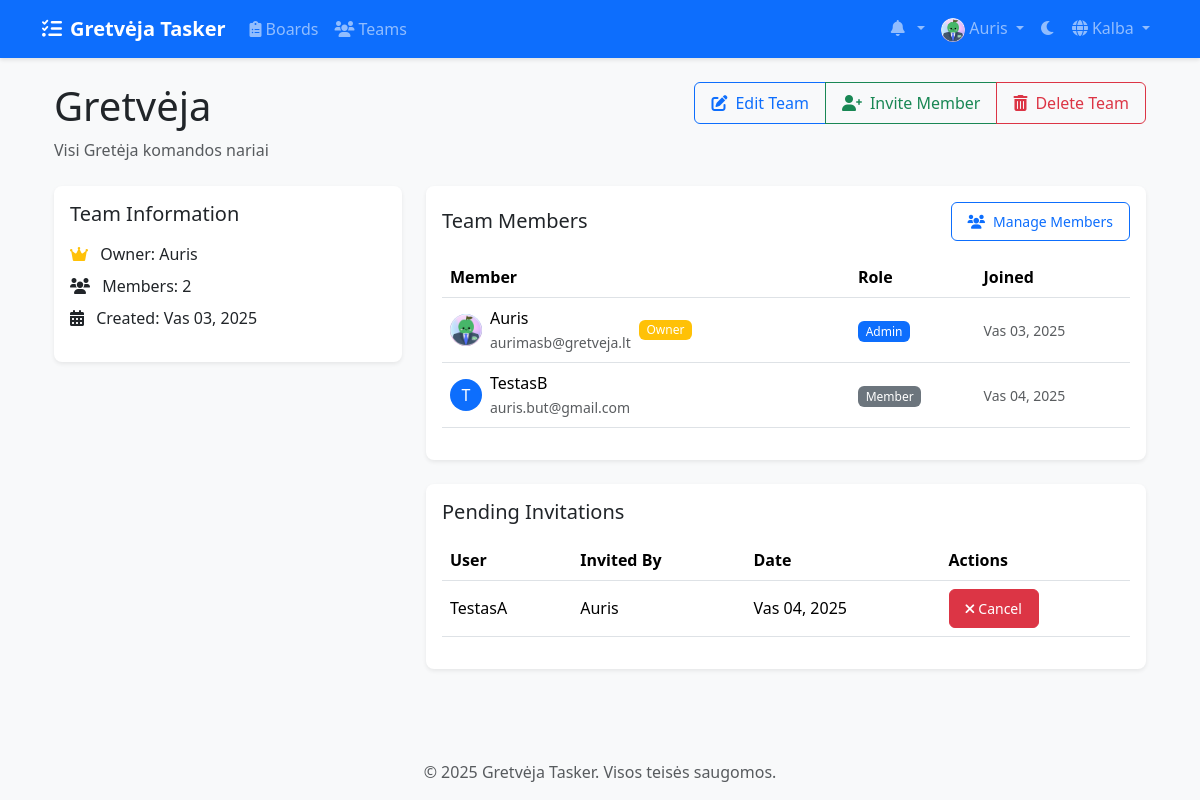
Page /lt/teams/1/ (signed in) on the committed database.
### accounts/models.py (models this page shows, shortened)
class CustomUser(AbstractUser):
    email = models.EmailField(_('email address'), unique=True)
    avatar = models.ImageField(upload_to='avatars/', null=True, blank=True)
    bio = models.TextField(max_length=500, blank=True)
    theme_preference = models.CharField(
        max_length=10,
        choices=[('light', 'Light'), ('dark', 'Dark')],
        default='light'
    )
    notification_preferences = models.JSONField(
        default=dict,
        help_text=_('User notification preferences')
    )
    class Meta:
        verbose_name = _('user')
        verbose_name_plural = _('users')

### teams/models.py (models this page shows, shortened)
class Team(models.Model):
    name = models.CharField(max_length=100)
    description = models.TextField(blank=True)
    created_at = models.DateTimeField(auto_now_add=True)
    updated_at = models.DateTimeField(auto_now=True)
    owner = models.ForeignKey(
        settings.AUTH_USER_MODEL,
        on_delete=models.CASCADE,
        related_name='owned_teams'
    )
    members = models.ManyToManyField(
        settings.AUTH_USER_MODEL,
        through='TeamMembership',
        related_name='teams'
    )

class TeamMembership(models.Model):
    ROLE_CHOICES = [
        ('member', 'Member'),
        ('admin', 'Admin'),
    ]
    team = models.ForeignKey(Team, on_delete=models.CASCADE)
    user = models.ForeignKey(settings.AUTH_USER_MODEL, on_delete=models.CASCADE)
    role = models.CharField(max_length=20, choices=ROLE_CHOICES, default='member')
    joined_at = models.DateTimeField(auto_now_add=True)
    class Meta:
        unique_together = ('team', 'user')

class TeamInvitation(models.Model):
    STATUS_CHOICES = [
        ('pending', 'Pending'),
        ('accepted', 'Accepted'),
        ('rejected', 'Rejected'),
    ]
    team = models.ForeignKey(Team, on_delete=models.CASCADE, related_name='invitations')
    invited_by = models.ForeignKey(
        settings.AUTH_USER_MODEL,
        on_delete=models.CASCADE,
        related_name='sent_invitations'
    )
    invited_user = models.ForeignKey(
        settings.AUTH_USER_MODEL,
        on_delete=models.CASCADE,
        related_name='received_invitations'
    )
    status = models.CharField(max_length=20, choices=STATUS_CHOICES, default='pending')
    created_at = models.DateTimeField(auto_now_add=True)
    response_date = models.DateTimeField(null=True, blank=True)
    class Meta:
        unique_together = ('team', 'invited_user')

### teams/views.py (the view)
# urls.py: path('<int:team_id>/', views.team_detail, name='team_detail'),
@login_required
def team_detail(request, team_id):
    team = get_object_or_404(Team, id=team_id)
    if not team.members.filter(id=request.user.id).exists():
        messages.error(request, "You don't have access to this team.")
        return redirect('teams:team_list')
    members = team.teammembership_set.all()
    pending_invitations = team.invitations.filter(status='pending')
    return render(request, 'teams/team_detail.html', {
        'team': team,
        'members': members,
        'pending_invitations': pending_invitations,
        'is_admin': team.teammembership_set.get(user=request.user).role == 'admin'
    })

### templates/teams/team_detail.html (shortened to what this page needs)
{% extends 'base.html' %}
{% load static %}
{% block content %}
<div class="container">
    <div class="d-flex justify-content-between align-items-start mb-4">
        <div>
            <h1 class="mb-2">{{ team.name }}</h1>
            <p class="text-muted mb-0">{{ team.description }}</p>
        </div>
        {% if is_admin %}
        <div class="btn-group">
            <a href="{% url 'teams:team_edit' team_id=team.id %}" class="btn btn-outline-primary">
                <i class="fas fa-edit me-2"></i>Edit Team
            </a>
            <a href="{% url 'teams:send_invitation' team_id=team.id %}" class="btn btn-outline-success">
                <i class="fas fa-user-plus me-2"></i>Invite Member
            </a>
            {% if user == team.owner %}
            <button type="button" class="btn btn-outline-danger"
                    data-bs-toggle="modal" data-bs-target="#deleteTeamModal">
                <i class="fas fa-trash-alt me-2"></i>Delete Team
            </button>
            {% endif %}
        </div>
        {% endif %}
    </div>
    <div class="row">
        <div class="col-md-4 mb-4">
            <div class="card shadow-sm">
                <div class="card-body">
                    <h5 class="card-title mb-3">Team Information</h5>
                    <ul class="list-unstyled">
                        <li class="mb-2">
                            <i class="fas fa-crown text-warning me-2"></i>
                            Owner: {{ team.owner.username }}
                        </li>
                        <li class="mb-2">
                            <i class="fas fa-users me-2"></i>
                            Members: {{ members.count }}
                        </li>
                        <li class="mb-2">
                            <i class="fas fa-calendar-alt me-2"></i>
                            Created: {{ team.created_at|date:"M d, Y" }}
                        </li>
                    </ul>
                </div>
            </div>
        </div>
        <div class="col-md-8">
            <div class="card shadow-sm">
                <div class="card-body">
                    <div class="d-flex justify-content-between align-items-center mb-3">
                        <h5 class="card-title mb-0">Team Members</h5>
                        <a href="{% url 'teams:team_members' team_id=team.id %}" class="btn btn-outline-primary btn-sm">
                            <i class="fas fa-users me-2"></i>Manage Members
                        </a>
                    </div>
                    <div class="table-responsive">
                        <table class="table table-hover align-middle">
                            <thead>
                                <tr>
                                    <th>Member</th>
                                    <th>Role</th>
                                    <th>Joined</th>
                                </tr>
                            </thead>
                            <tbody>
                                {% for membership in members %}
                                <tr>
                                    <td>
                                        <div class="d-flex align-items-center">
                                            {% if membership.user.avatar %}
                                                <img src="{{ membership.user.avatar.url }}" alt="Avatar"
                                                     class="rounded-circle me-2" width="32" height="32">
                                            {% else %}
                                                <div class="rounded-circle bg-primary text-white d-flex align-items-center justify-content-center me-2"
                                                     style="width: 32px; height: 32px;">
                                                    {{ membership.user.username|make_list|first|upper }}
                                                </div>
                                            {% endif %}
                                            <div>
                                                <div>{{ membership.user.username }}</div>
                                                <small class="text-muted">{{ membership.user.email }}</small>
                                            </div>
                                            {% if membership.user == team.owner %}
                                                <span class="badge bg-warning ms-2">Owner</span>
                                            {% endif %}
                                        </div>
                                    </td>
                                    <td>
                                        <span class="badge {% if membership.role == 'admin' %}bg-primary{% else %}bg-secondary{% endif %}">
                                            {{ membership.role|title }}
                                        </span>
                                    </td>
                                    <td>
                                        <small class="text-muted">
                                            {{ membership.joined_at|date:"M d, Y" }}
                                        </small>
                                    </td>
                                </tr>
                                {% endfor %}
                            </tbody>
                        </table>
                    </div>
                </div>
            </div>
            {% if pending_invitations and is_admin %}
            <div class="card shadow-sm mt-4">
                <div class="card-body">
                    <h5 class="card-title mb-3">Pending Invitations</h5>
                    <div class="table-responsive">
                        <table class="table table-hover">
                            <thead>
                                <tr>
                                    <th>User</th>
                                    <th>Invited By</th>
                                    <th>Date</th>
                                    <th>Actions</th>
                                </tr>
                            </thead>
                            <tbody>
                                {% for invitation in pending_invitations %}
                                <tr>
                                    <td>{{ invitation.invited_user.username }}</td>
                                    <td>{{ invitation.invited_by.username }}</td>
                                    <td>{{ invitation.created_at|date:"M d, Y" }}</td>
                                    <td>
                                        <form method="post" action="{% url 'teams:cancel_invitation' invitation_id=invitation.id %}"
                                              class="d-inline">
                                            <button type="submit" class="btn btn-sm btn-danger">
                                                <i class="fas fa-times me-1"></i>Cancel
                                            </button>
                                        </form>
                                    </td>
                                </tr>
                                {% endfor %}
                            </tbody>
                        </table>
                    </div>
                </div>
            </div>
            {% endif %}
        </div>
    </div>
</div>
{% endblock %}

### templates/base.html (shortened to what this page needs)
{% load static %}
{% load compress %}
{% load i18n %}
<!DOCTYPE html>
<html lang="{{ LANGUAGE_CODE }}" data-bs-theme="light">
<head>
    <link href="https://cdn.jsdelivr.net/npm/bootstrap@5.3.2/dist/css/bootstrap.min.css" rel="stylesheet">
    <link href="https://cdnjs.cloudflare.com/ajax/libs/font-awesome/6.0.0/css/all.min.css" rel="stylesheet">
    <link href="https://cdn.jsdelivr.net/npm/select2@4.1.0-rc.0/dist/css/select2.min.css" rel="stylesheet">
    <link href="https://cdn.jsdelivr.net/npm/select2-bootstrap-5-theme@1.3.0/dist/select2-bootstrap-5-theme.min.css" rel="stylesheet">
    {% compress css %}
    <link href="{% static 'css/style.css' %}" rel="stylesheet">
    {% endcompress %}
</head>
<body>
    <nav class="navbar navbar-expand-lg navbar-dark bg-primary">
        <div class="container">
            <a class="navbar-brand" href="{% url 'home' %}">
                <i class="fas fa-tasks me-2"></i>Gretvėja Tasker
            </a>
            <div class="collapse navbar-collapse" id="navbarNav">
                <ul class="navbar-nav me-auto">
                    {% if user.is_authenticated %}
                        <li class="nav-item">
                            <a class="nav-link" href="{% url 'boards:board_list' %}">
                                <i class="fas fa-clipboard-list me-1"></i>Boards
                            </a>
                        </li>
                        <li class="nav-item">
                            <a class="nav-link" href="{% url 'teams:team_list' %}">
                                <i class="fas fa-users me-1"></i>Teams
                            </a>
                        </li>
                    {% endif %}
                </ul>
                <ul class="navbar-nav">
                    {% if user.is_authenticated %}
                        <li class="nav-item dropdown">
                            <a class="nav-link dropdown-toggle" href="#" id="notificationsDropdown" role="button" data-bs-toggle="dropdown">
                                <i class="fas fa-bell me-1"></i>
                            </a>
                        </li>
                        <li class="nav-item dropdown">
                            <a class="nav-link dropdown-toggle" href="#" id="userDropdown" role="button" data-bs-toggle="dropdown">
                                {% if user.avatar %}
                                    <img src="{{ user.avatar.url }}" alt="Avatar" class="rounded-circle" width="24" height="24">
                                {% else %}
                                    <i class="fas fa-user-circle"></i>
                                {% endif %}
                                {{ user.username }}
                            </a>
                        </li>
                    {% endif %}
                    <li class="nav-item">
                        <button class="btn nav-link" id="theme-toggle">
                            <i class="fas fa-moon"></i>
                        </button>
                    </li>
                    <li class="nav-item dropdown">
                        <a class="nav-link dropdown-toggle" href="#" id="languageDropdown" role="button" data-bs-toggle="dropdown">
                            <i class="fas fa-globe me-1"></i>{% trans "Language" %}
                        </a>
                                {% get_current_language as CURRENT_LANGUAGE %}
                                {% get_available_languages as LANGUAGES %}
                    </li>
                </ul>
            </div>
        </div>
    </nav>
    <main class="container my-4">
        {% block content %}{% endblock %}
    </main>
    <footer class="footer mt-auto py-3 bg-light">
        <div class="container text-center">
            <span class="text-muted">© {% now "Y" %} Gretvėja Tasker. {% trans "All rights reserved." %}</span>
        </div>
    </footer>
</body>
</html>

### static/css/style.css (style rules this page uses)
:root { --primary-color: #0d6efd; --secondary-color: #6c757d; --success-color: #198754; --info-color: #0dcaf0; --warning-color: #ffc107; --danger-color: #dc3545; --light-color: #f8f9fa; --dark-color: #212529; --todo-color: #ff6b6b; --doing-color: #ffd93d; --done-color: #6bcb77; --rejected-color: #4d96ff; }
body { min-height: 100vh; display: flex; flex-direction: column; background-color: var(--bs-gray-100); }
main { flex: 1; }
.navbar { box-shadow: 0 2px 4px rgba(0,0,0,0.1); }
.navbar-brand { font-weight: bold; }
.card { border-radius: 0.5rem; box-shadow: 0 0.125rem 0.25rem rgba(0,0,0,0.075); transition: transform 0.2s ease-in-out; border: none; }
.btn { border-radius: 0.375rem; padding: 0.5rem 1rem; font-weight: 500; transition: all 0.2s ease; }

### templates/teams/team_detail.html (style rules this page uses)
.table td { vertical-align: middle; }
.badge { font-weight: 500; }

### rows in the picture
CustomUser: avatar (picture), username "Auris"
Team: name "Gretvėja", description "Visi Gretėja komandos nariai", owner.username "Auris", count "2", created_at "Vas 03, 2025"
TeamMembership: user.avatar (picture), user.username "Auris", user.email "aurimasb@gretveja.lt", shows "Owner", role "Admin", joined_at "Vas 03, 2025"
TeamMembership: user.username|make_list "T", user.username "TestasB", user.email "auris.but@gmail.com", role "Member", joined_at "Vas 04, 2025"
TeamInvitation: invited_user.username "TestasA", invited_by.username "Auris", created_at "Vas 04, 2025"
